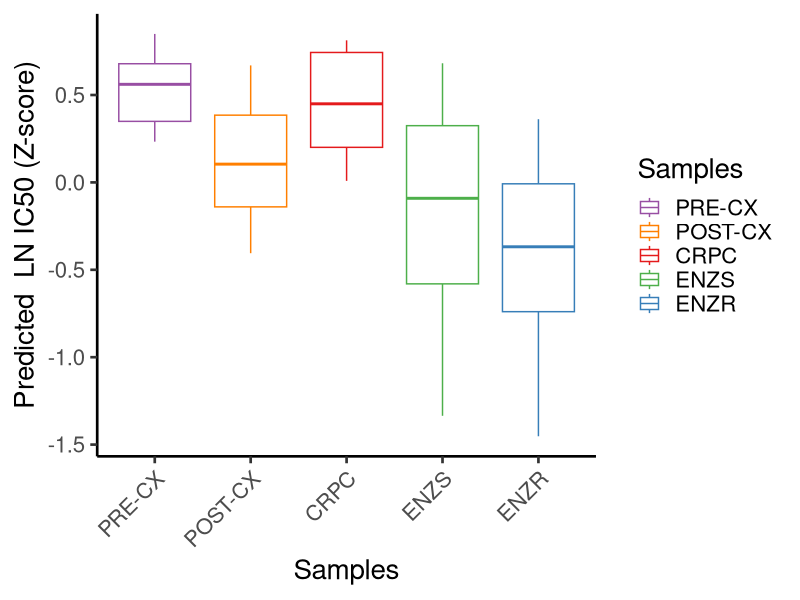

This chart was generated by the following R code:
##loading libraries
library(ggplot2)

##loading predictions
##loading predictions
predictions = read.csv("ATTX_predictions.csv",sep=",",header = T,stringsAsFactors = F,row.names = 1,check.names = F)

##loading metadata
metadata = read.csv("Metadata.csv",sep=",",header = T,stringsAsFactors = F)
colnames(metadata)[1] = "variable"

##Converting LN IC50 to z-scores
sdmean = read.csv("Drugs_means_sd.csv",sep=",",header = T,stringsAsFactors = F,row.names = 1)
pred = merge(sdmean,predictions,by=0)
 Predictions = (pred[,5:ncol(pred)] - pred[,3])/pred[,4]
rownames(Predictions) = pred[,1]
 
pos = which(rownames(Predictions) %in% "Sapitinib")
Predictions = Predictions[pos,]
pred = reshape2::melt(Predictions)

##Preparing data
df = merge(pred,metadata,by="variable")
df$Samples <- factor(df$Samples, levels = c("PRE-CX", "POST-CX","CRPC","ENZS" ,"ENZR"))
ggplot(df, aes(x=Samples, y=value,col=Samples)) + 
  geom_boxplot(outlier.shape = NA)+scale_color_manual( values=c(CRPC="#E41A1C",ENZR="#377EB8",ENZS="#4DAF4A","PRE-CX"="#984EA3","POST-CX"="#FF7F00"))+theme_classic(base_size = 20)+theme(axis.text.x = element_text(angle = 45, hjust=1))+ylab("Predicted  LN IC50 (Z-score)")
